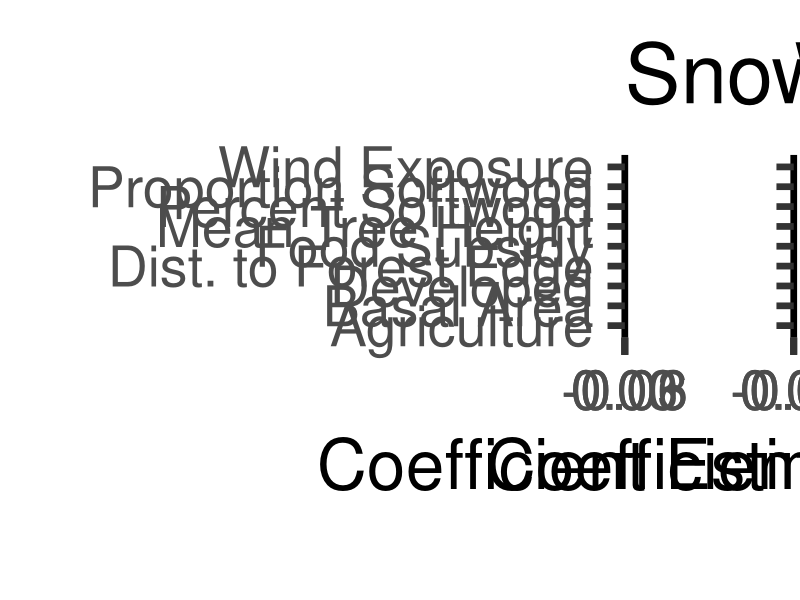

The R script that drew this image:
require(dplyr)
require(ggplot2)
require(forcats)

### Comparison of Magnitude of Interactions
interactions.raw <- read.csv("Results/InteractionResults.csv") %>% 
  mutate(HabitatCov = ifelse(HabitatCov == "DtFE.Z", "Dist. to Forest Edge",
                             ifelse(HabitatCov == "PropAg.Z", "Agriculture",
                                    ifelse(HabitatCov == "PropDev.Z", "Developed",
                                           ifelse(HabitatCov == "PropFoodSub.Z", "Food Subsidy",
                                                  ifelse(HabitatCov == "PropSW.Z", "Proportion Softwood",
                                                         ifelse(HabitatCov == "Wind.Exp.Z", "Wind Exposure",
                                                                ifelse(HabitatCov == "BA.Z", "Basal Area",
                                                                       ifelse(HabitatCov == "Ht.Z", "Mean Tree Height",
                                                                              ifelse(HabitatCov == "SW.Z", "Percent Softwood",
                                                                                     HabitatCov))))))))))%>%
  mutate(Beh_State = factor(Analysis, levels = c("Roosting", "Stationary", "Mobile"))) %>%
  mutate(LC_Cov = as.factor(HabitatCov)) %>%
  rename(Interaction = mean, SD = sd)
# interactions.raw$Beh_State <- factor(interactions.raw$Beh_State,
#                                      levels = c("Roost", "Loafing", "Foraging"))
# interactions.raw$LC_Cov <- factor(interactions.raw$LC_Cov,
#                                   levels = c("Wind Exposure", "Distance to Edge", "Proportion Ag",
#                                              "Proportion Dev", "Proportion SW", "% Softwood",
#                                              "Mean Tree Height", "Basal Area"))

#Graph showing interaction terms for snow depth
int.Snow <- interactions.raw %>% filter(WeatherCov == "SD")
int.snow.graph <- ggplot(data = int.Snow, aes(y = LC_Cov, x = Interaction, shape = Beh_State, color = Beh_State)) +
  geom_vline(xintercept = 0, color = "grey60", linetype = 2, size = 1.5) +
  geom_point(size = 8,
             position = position_dodge(width = .4)) +
  geom_errorbar(aes(xmin = X0.025quant, xmax = X0.975quant),
                width = 0, size = 2,
                position = position_dodge(width = .4)) +
  theme_classic(base_size = 50) + 
  xlab("Coefficient Estimate") +
  ylab("") +
  ggtitle("Snow Depth") +
  labs(color = "Behavioral\nState") + 
  theme(legend.title.align=0.5) + 
  scale_colour_manual(name = "Behavioral\nState",
                      # labels = c("Roost", "Stationary", "Mobile"),
                      values = c("#1cade4", "#f1a806", "#46e300")) +   
  scale_shape_manual(name = "Behavioral\nState",
                     # labels = c("Roost", "Stationary", "Mobile"),
                     values = c(15, 19, 17))
# int.snow.graph
# ggsave("Results/SnowDepth_InteractionComp.jpeg", width = 10, height = 12, units = "in")


#Graph showing interaction terms for Previous days wind chill
int.Wind <- interactions.raw %>% 
  mutate(WeatherCov = ifelse(WeatherCov == "WC_prev", "WC", WeatherCov)) %>%
  filter(WeatherCov == "WC")
int.wind.graph <- ggplot(data = int.Wind, aes(y = LC_Cov, x = Interaction, shape = Beh_State, color = Beh_State)) +
  geom_vline(xintercept = 0, color = "grey60", linetype = 2, size = 1.5) +
  geom_point(size = 8,
             position = position_dodge(width = .4)) +
  geom_errorbar(aes(xmin = X0.025quant, xmax = X0.975quant),
                width = 0, size = 2,
                position = position_dodge(width = .4)) +
  theme_classic(base_size = 50) + 
  xlab("Coefficient Estimate") +
  ylab("") +
  ggtitle("Wind Chill") +
  labs(color = "Behavioral\nState") + 
  theme(legend.title.align=0.5) + 
  scale_colour_manual(name = "Behavioral\nState",
                      # labels = c("Roost", "Stationary", "Mobile"),
                      values = c("#1cade4", "#f1a806", "#46e300")) +   
  scale_shape_manual(name = "Behavioral\nState",
                     # labels = c("Roost", "Stationary", "Mobile"),
                     values = c(15, 19, 17)) +
  theme(axis.text.y = element_blank())
# int.wind.graph
# ggsave("Results/WindChill_InteractionComp.jpeg", width = 10, height = 12, units = "in")

#Save as a combined graph
require(cowplot)
legend <- get_legend(int.wind.graph + theme(legend.title = element_blank() ,legend.position = "bottom", legend.key.width=unit(3,"inch")))
int.snow.grid <- int.snow.graph + theme(legend.position = "none")
int.wind.grid <- int.wind.graph + theme(legend.position = "none")


# INT_grid <- plot_grid(plotlist = list(int.snow.grid, int.wind.grid),
#                      nrow = 1,
#                      # labels = "auto",
#                      # label_size = 35,
#                      align = "hv",
#                      axis = "lb"
# )

require(patchwork)
INT_grid <- int.snow.grid + int.wind.grid

jpeg('Results/SSF Interactions Grid.png', width = 2600, height = 1900)
plot_grid(plotlist = list(INT_grid, legend),
          nrow = 2, 
          rel_heights = c(1,.1)
)
dev.off()
